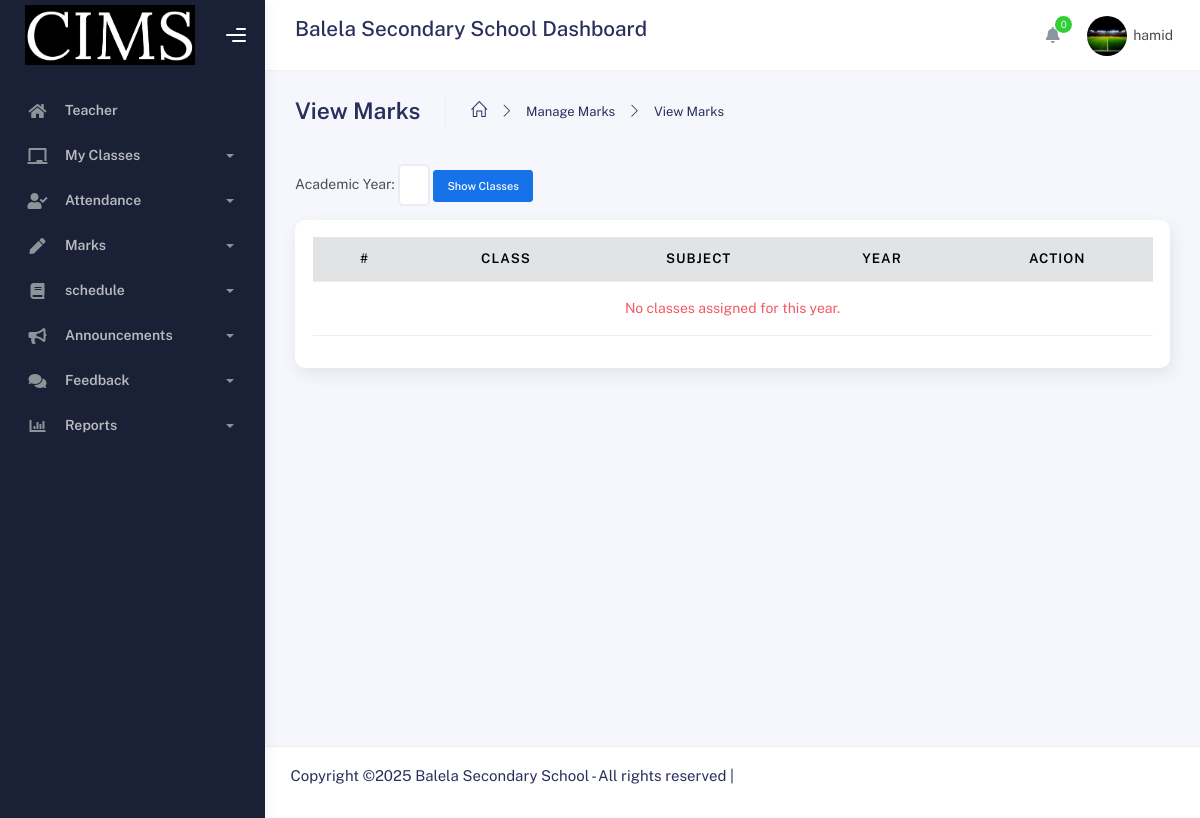
/Teacher/view_marks.php (signed in), run on an earlier commit of the app's database.
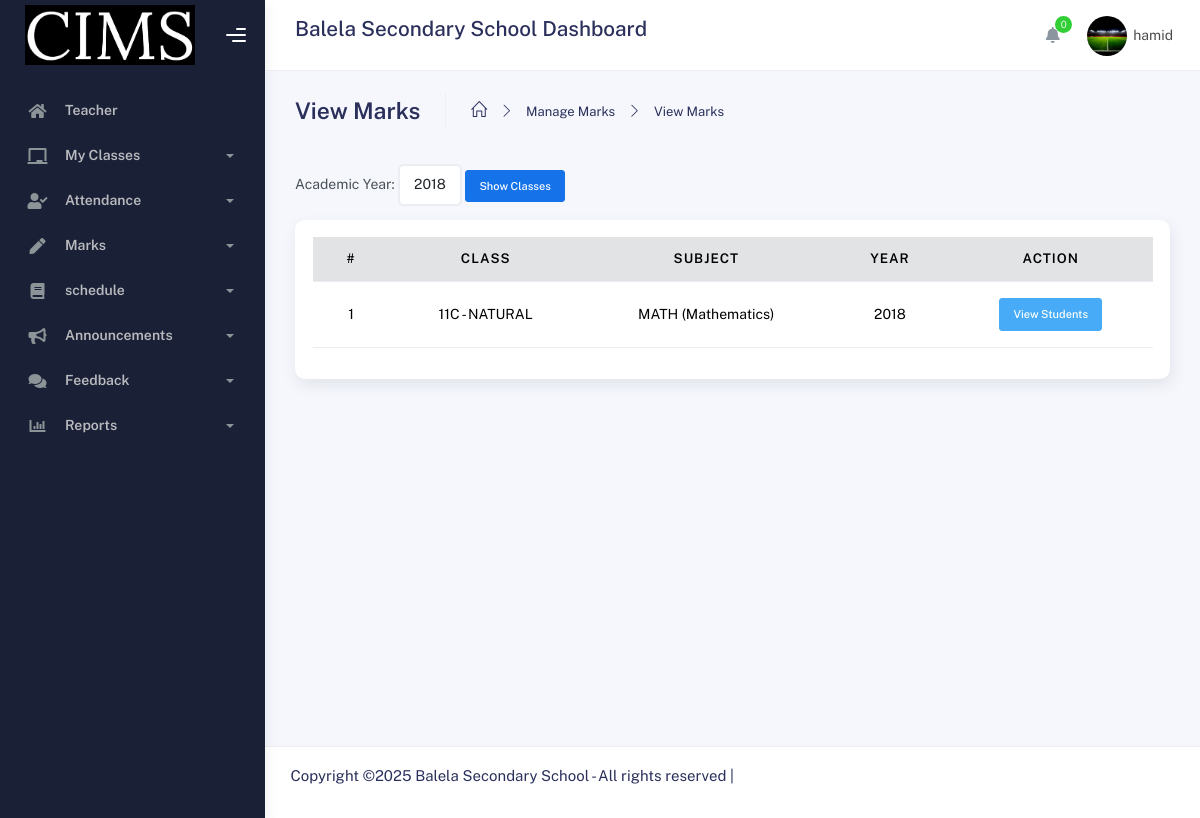
And on a later commit of the database.
### tables this page shows
CREATE TABLE IF NOT EXISTS `users` (
  `uid` int NOT NULL AUTO_INCREMENT,
  `idNumber` varchar(50) NOT NULL,
  `profile_picture` varchar(250) NOT NULL,
  `first_name` varchar(30) NOT NULL,
  `father_name` varchar(30) NOT NULL,
  `grandfather_name` varchar(30) NOT NULL,
  `gender` varchar(30) NOT NULL,
  `user_type` varchar(30) NOT NULL,
  `username` varchar(50) NOT NULL,
  `password` varchar(250) NOT NULL,
  `email` varchar(50) NOT NULL,
  `phone` varchar(50) NOT NULL,
  `user_status` int NOT NULL,
  PRIMARY KEY (`uid`)
);

CREATE TABLE IF NOT EXISTS `role_type` (
  `rid` int NOT NULL AUTO_INCREMENT,
  `role_name` varchar(50) NOT NULL,
  `abbreviation_name` varchar(30) NOT NULL,
  `description` text,
  `created_at` timestamp NULL DEFAULT CURRENT_TIMESTAMP,
  PRIMARY KEY (`rid`)
);

CREATE TABLE IF NOT EXISTS `assign_teacher` (
  `atid` int NOT NULL AUTO_INCREMENT,
  `teacher_id` int NOT NULL,
  `section_id` int NOT NULL,
  `subject_id` int NOT NULL,
  `academic_year` int NOT NULL,
  PRIMARY KEY (`atid`),
  KEY `sub_ibpk_1` (`subject_id`),
  KEY `sec_ibpk_1` (`section_id`),
  KEY `tec_ibpk_1` (`teacher_id`)
);

CREATE TABLE IF NOT EXISTS `sections` (
  `cid` int NOT NULL AUTO_INCREMENT,
  `section_name` varchar(30) NOT NULL,
  `class_type` varchar(30) NOT NULL,
  PRIMARY KEY (`cid`)
);

CREATE TABLE IF NOT EXISTS `subjects` (
  `suid` int NOT NULL AUTO_INCREMENT,
  `subject_name` varchar(30) NOT NULL,
  `abbreviation_name` varchar(30) NOT NULL,
  PRIMARY KEY (`suid`)
);

### connection/function.php (called while the page is built, shortened)
<?php
include 'connection.php';
function decryptPassword($encryptedPassword) {
    $key = hash('sha256', SECRET_KEY);
    $iv = substr(hash('sha256', SECRET_IV), 0, 16);
    return openssl_decrypt($encryptedPassword, ENCRYPT_METHOD, $key, 0, $iv);
}
function getUserByID($data)
{
    global $conn;
    $query = mysqli_query($conn, "SELECT * FROM users WHERE uid = '$data'");
    $result = mysqli_fetch_array($query);
    if ($result && isset($result["password"])) {
        $result["password"] = decryptPassword($result["password"]);
    }
    return $result;
}
function getRoleNameById($role_id) {
    global $conn;
    $role_id = (int)$role_id;
    $query = "SELECT role_name FROM role_type WHERE rid = $role_id";
    $result = mysqli_query($conn, $query);
    if ($result && mysqli_num_rows($result) > 0) {
        $row = mysqli_fetch_assoc($result);
        return $row['role_name'];
    }
    return null;
}
?>

### Teacher/view_marks.php (the view, shortened to what this page needs)
<?php
include('teacherHeader.php');
$uid = $_SESSION['uid'] ?? null;
function fetchAssignedYears($conn,$teacher_id){
    $teacher_id = (int)$teacher_id;
    $res = mysqli_query($conn,"SELECT DISTINCT academic_year FROM assign_teacher WHERE teacher_id=$teacher_id ORDER BY academic_year DESC");
    $years = [];
    while($r=mysqli_fetch_assoc($res)) $years[]=$r['academic_year'];
    return $years;
}
function fetchAssignedClasses($conn,$teacher_id,$year){
    $teacher_id = (int)$teacher_id;
    $year = mysqli_real_escape_string($conn,$year);
    $sql = "SELECT at.atid, at.section_id, at.subject_id, at.academic_year,
                   s.section_name, s.class_type,
                   sub.abbreviation_name AS subject_abbr, sub.subject_name
            FROM assign_teacher at
            LEFT JOIN sections s ON at.section_id=s.cid
            LEFT JOIN subjects sub ON at.subject_id=sub.suid
            WHERE at.teacher_id=$teacher_id AND at.academic_year='$year'
            ORDER BY s.section_name ASC, sub.subject_name ASC";
    $res = mysqli_query($conn,$sql);
    $rows = [];
    while($r=mysqli_fetch_assoc($res)) $rows[]=$r;
    return $rows;
}
$years = fetchAssignedYears($conn,$uid);
$selectedYear = $_GET['academic_year'] ?? ($years[0]??null);
$classes = $selectedYear ? fetchAssignedClasses($conn,$uid,$selectedYear) : [];
?>
<div class="container">
  <div class="page-inner">
    <div class="page-header">
      <h3 class="fw-bold mb-3">View Marks</h3>
      <ul class="breadcrumbs mb-3">
        <li class="nav-home"><a href="#"><i class="icon-home"></i></a></li>
        <li class="separator"><i class="icon-arrow-right"></i></li>
        <li class="nav-item"><a href="#">Manage Marks</a></li>
        <li class="separator"><i class="icon-arrow-right"></i></li>
        <li class="nav-item"><a href="#">View Marks</a></li>
      </ul>
    </div>
    <form method="GET" class="mb-3">
      <label>Academic Year:</label>
      <select name="academic_year" class="form-control w-auto d-inline-block">
        <?php foreach($years as $y): ?>
          <option value="<?= htmlspecialchars($y) ?>" <?= ($y==$selectedYear)?'selected':'' ?>><?= htmlspecialchars($y) ?></option>
        <?php endforeach; ?>
      </select>
      <button class="btn btn-primary btn-sm">Show Classes</button>
    </form>
    <div class="card">
      <div class="card-body table-responsive">
        <table class="table table-hover text-center align-middle">
          <thead class="table-secondary">
            <tr><th>#</th><th>Class</th><th>Subject</th><th>Year</th><th>Action</th></tr>
          </thead>
          <tbody>
            <?php if(count($classes)>0): $no=1; ?>
              <?php foreach($classes as $c): ?>
                <tr>
                  <td><?= $no++ ?></td>
                  <td><?= htmlspecialchars($c['section_name'].' - '.$c['class_type']) ?></td>
                  <td><?= htmlspecialchars($c['subject_abbr'].' ('.$c['subject_name'].')') ?></td>
                  <td><?= htmlspecialchars($c['academic_year']) ?></td>
                  <td>
                    <button class="btn btn-info btn-sm view-students-btn"
                            data-atid="<?= (int)$c['atid'] ?>"
                            data-section="<?= (int)$c['section_id'] ?>"
                            data-subject="<?= (int)$c['subject_id'] ?>"
                            data-year="<?= htmlspecialchars($c['academic_year']) ?>">
                      View Students
                    </button>
                  </td>
                </tr>
              <?php endforeach; ?>
            <?php else: ?>
              <tr><td colspan="5" class="text-danger">No classes assigned for this year.</td></tr>
            <?php endif; ?>
          </tbody>
        </table>
      </div>
    </div>
  </div>
</div>
<?php include('../Admin/footer.php'); ?>

### Teacher/teacherHeader.php (shortened to what this page needs)
<?php
include '../connection/connection.php';
include '../connection/function.php';
?>
<!DOCTYPE html>
<html lang="en">
<head>
	<link rel="stylesheet" href="../assets/css/bootstrap.min.css">
	<link rel="stylesheet" href="../assets/css/plugins.min.css">
	<link rel="stylesheet" href="../assets/css/kaiadmin.min.css">
</head>
<?php
$profile = getUserByID($_SESSION["uid"]);
$roleName = getRoleNameById($profile["user_type"]);
if (isset($_SESSION["uid"]) and ($roleName == "Teacher")) {
?>
<body>
<div class="wrapper">
  <div class="sidebar" data-background-color="dark">
<div class="sidebar-logo">
 <div class="logo-header" data-background-color="dark">
   <div class = "logo">
	<img src="../assets/img/logo.png" alt="navbar brand" class="navbar-brand" height="60" width="170">
   </div>
  <div class="nav-toggle">
	<button class="btn btn-toggle toggle-sidebar"><i class="gg-menu-right"></i></button>
	<button class="btn btn-toggle sidenav-toggler"><i class="gg-menu-left"></i></button></div>
	<button class="topbar-toggler more"><i class="gg-more-vertical-alt"></i></button></div>
   </div>
<div class="sidebar-wrapper scrollbar scrollbar-inner">
  <div class="sidebar-content">
	<ul class="nav nav-secondary">
	  <li class="nav-item">
    <a href="teacher.php" class="collapsed"><i class="fas fa-home"></i><p><?php echo $roleName = getRoleNameById($profile["user_type"]); ?></p></a></li>
      <li class="nav-item">
        <a data-bs-toggle="collapse" href="#myClasses" role="button" aria-expanded="false" aria-controls="myClasses">
          <i class="fas fa-chalkboard"></i>
          <p>My Classes</p>
          <span class="caret"></span>
        </a>
      </li>
      <li class="nav-item">
        <a data-bs-toggle="collapse" href="#attendance" role="button" aria-expanded="false" aria-controls="attendance">
          <i class="fas fa-user-check"></i>
          <p>Attendance</p>
          <span class="caret"></span>
        </a>
      </li>
      <li class="nav-item">
        <a data-bs-toggle="collapse" href="#marks" role="button" aria-expanded="false" aria-controls="marks">
          <i class="fas fa-pen"></i>
          <p>Marks</p>
          <span class="caret"></span>
        </a>
      </li>
      <li class="nav-item">
        <a data-bs-toggle="collapse" href="#academic" role="button" aria-expanded="false" aria-controls="academic">
          <i class="fas fa-book"></i>
          <p>schedule</p>
          <span class="caret"></span>
        </a>
      </li>
<li class="nav-item">
  <a data-bs-toggle="collapse" href="#announcements" role="button" aria-expanded="false" aria-controls="announcements">
    <i class="fas fa-bullhorn"></i>
    <p>Announcements</p>
    <span class="caret"></span>
  </a>
</li>
<li class="nav-item">
   <a data-bs-toggle="collapse" href="#feedback"><i class="fas fa-comments"></i><p>Feedback</p><span class="caret"></span></a>
</li>
<li class="nav-item">
  <a data-bs-toggle="collapse" href="#reports"><i class="fas fa-chart-bar"></i><p>Reports</p><span class="caret"></span></a>
     </li>
    </ul>
  </div>
 </div>
</div>
<div class="main-panel">
	<div class="main-header">
<nav class="navbar navbar-header navbar-header-transparent navbar-expand-lg border-bottom">
  <div class="container-fluid">
	<div class="input-group">
	  <div class="input-group-prepend">
		<h4>Balela Secondary School Dashboard </h4></div>
	    <ul class="navbar-nav topbar-nav ms-md-auto align-items-center">
<ul class="navbar-nav topbar-nav ms-md-auto align-items-center">
 <li class="nav-item topbar-icon dropdown hidden-caret">
  <a class="nav-link dropdown-toggle" href="#" id="notifDropdown" role="button" data-bs-toggle="dropdown" aria-haspopup="true" aria-expanded="false">
   <i class="fa fa-bell"></i><span class="notification" id="notifCount">0</span></a>
	</li>
<li class="nav-item topbar-user dropdown hidden-caret">
 <a class="dropdown-toggle profile-pic" data-bs-toggle="dropdown" href="#" aria-expanded="false">
    <div class="avatar-sm"><img class="profile-img" src="<?php echo $profile["profile_picture"]; ?>"
	       alt="Profile Picture" width="100" height="100"></div>
    <span class="profile-username"><span class="op-7"><?php echo "$profile[username]";?></span></span></span>
 </a>
				</li>
			</ul>
		</div>
	</nav>
</div>
<?php
} else {
}
?>

### Admin/footer.php (shortened to what this page needs)
<footer class="footer">
  <div class="container-fluid">
        <p>Copyright &copy;<script>document.write(new Date().getFullYear());</script>
         Balela Secondary School - All rights reserved |</p>
  			</div>
  		</footer>
  	</div>
  </div>
<link rel="stylesheet" href="https://cdn.jsdelivr.net/npm/bootstrap-icons@1.10.5/font/bootstrap-icons.css">
  </body>
</html>

### Teacher/teacherHeader.php (style rules this page uses)
.profile-img { width: 40px; height: 40px; border-radius: 80%; object-fit: cover; }

What changed in the data, as far as the page shows it:
added assign_teacher: section.class_type "11C - NATURAL", subject.subject_name "MATH (Mathematics)", academic_year "2018"
Also different on the page:
form field academic_year: (not shown) → "2018"
text no longer shown: "No classes assigned for this year."
